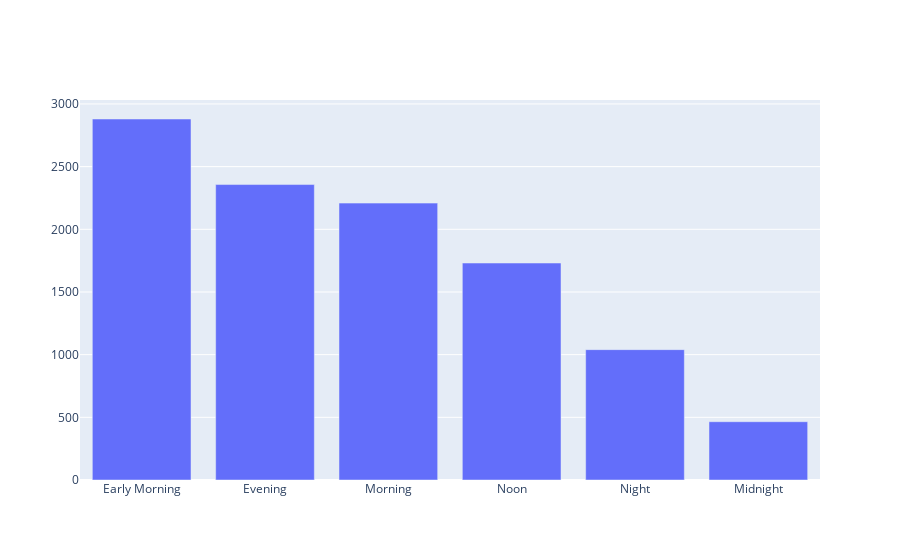

This figure's notebook cell:
### Code cell
import plotly.graph_objs as go

# Assuming 'data' is your DataFrame and 'Dep_Time_hour' is a column containing hour values
# If 'Dep_Time_hour' is not a column in your DataFrame, replace it with the appropriate column name

# Define your part_of_day function
def part_of_day(x):
    if (x > 4) and (x <= 8):
        return "Early Morning"
    elif (x > 8) and (x <= 12):
        return "Morning"
    elif (x > 12) and (x <= 16):
        return "Noon"
    elif (x > 16) and (x <= 20):
        return "Evening"
    elif (x > 20) and (x <= 24):
        return "Night"
    else:
        return "Midnight"

# Apply the function to your DataFrame column and create a bar plot
part_of_day_counts = data['Dep_Time_hour'].apply(part_of_day).value_counts()
fig = go.Figure(data=[go.Bar(x=part_of_day_counts.index, y=part_of_day_counts.values)])
fig.show()

### Figure 1 — Plotly figure (JSON) as saved in the notebook; plotly's stock layout.template omitted (floating-point values rounded to 4 significant figures)
{"data": [{"type": "bar", "x": ["Early Morning", "Evening", "Morning", "Noon", "Night", "Midnight"], "y": [2880, 2357, 2209, 1731, 1040, 465]}], "layout": {}}
